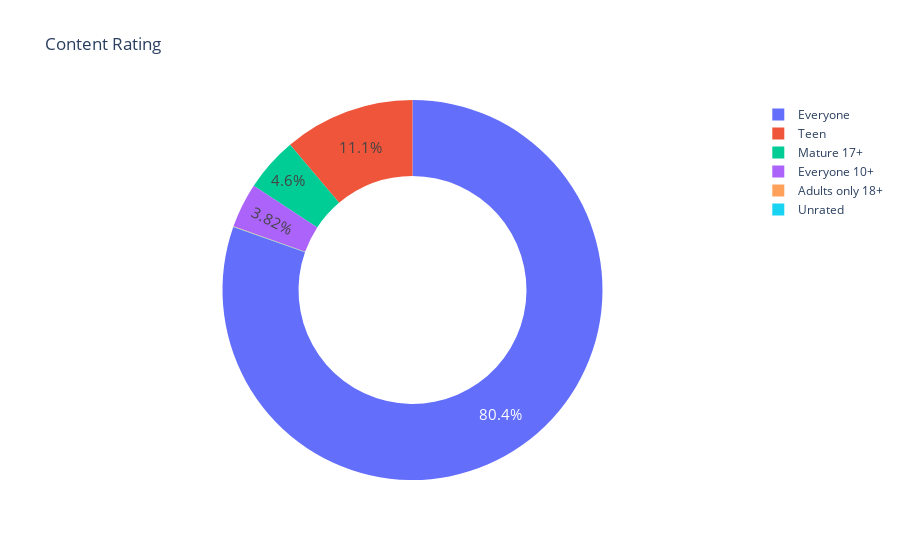

Notebook code for this chart:
### Code cell
fig = px.pie(labels=ratings.index, values=ratings.values, title='Content Rating', names=ratings.index, hole=0.6)
fig.update_traces(textposition='inside', textfont_size=15, textinfo='percent')
fig.show()

### Figure 1 — Plotly figure (JSON) as saved in the notebook; plotly's stock layout.template omitted (floating-point values rounded to 4 significant figures)
{"data": [{"domain": {"x": [0, 1], "y": [0, 1]}, "hole": 0.6, "hovertemplate": "label=%{label}<br>value=%{value}<extra></extra>", "labels": ["Everyone", "Teen", "Mature 17+", "Everyone 10+", "Adults only 18+", "Unrated"], "legendgroup": "", "name": "", "showlegend": true, "textfont": {"size": 15}, "textinfo": "percent", "textposition": "inside", "type": "pie", "values": [8715, 1208, 499, 414, 3, 2]}], "layout": {"legend": {"tracegroupgap": 0}, "title": {"text": "Content Rating"}}}
